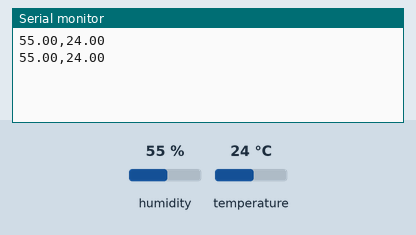
Recording of a sketch running on a simulated Arduino Uno, built with avr-gcc and run on an emulated ATmega328P. On the bench: the last lines printed to the serial monitor. The inputs (shaded band) are chosen by the test bench; at power-on: humidity 55 %, temperature 24 °C.

Above: at 2.8 s.
2.9 s: humidity set to 22 %
At 4.6 s:
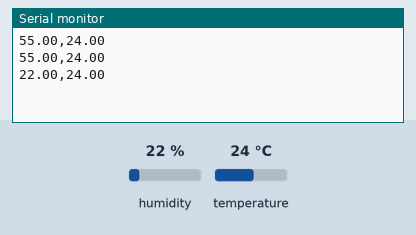
5.6 s: temperature set to 12 °C
At 6.4 s:
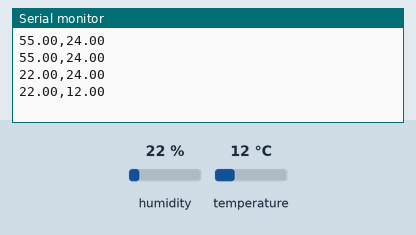
8.3 s: humidity set to 40 %
At 11.1 s:
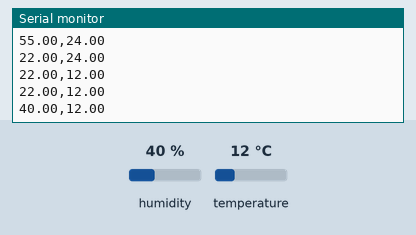
Timing chart, 0 to 12.6 s (numbered marks = the images above; inputs shaded):
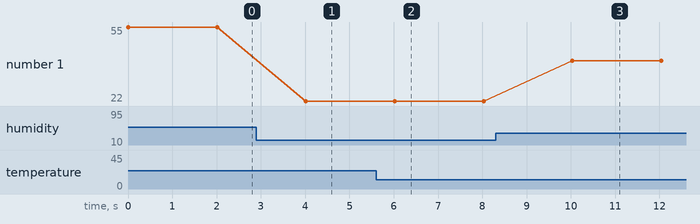

Measured:
- after the input at 2.9 s, the serial monitor: prints a new line after 1.1 s (image 1)
- after the input at 5.6 s, the serial monitor: prints a new line after 0.42 s (image 2)
- after the input at 8.3 s, the serial monitor: prints a new line after 1.7 s (image 3)
- plotted number 1: 55 → 22 after the input at 2.9 s, 22 → 40 after the input at 8.3 s

The sketch:

DHT22_code_excel_v1.ino
```cpp
/*  Temperature humidity sensor */
#include <DHT.h>
#define datapin 7     // Digital  pin we're connected to
#define DHTTYPE DHT22
DHT dht(datapin, DHTTYPE);

void setup() {
  // put your setup code here, to run once:
  Serial.begin(9600);
  dht.begin();
}

void loop() {
  // put your main code here, to run repeatedly:
  /* Find Temperature & Humidity */
  float air_temp = dht.readTemperature();
  float humidity = dht.readHumidity();

/* //Print temp and humidity values to serial monitor
  Serial.print("Humidity: ");
  Serial.print(humidity);
  Serial.print(" %, Temp: ");
  Serial.print(air_temp);
  Serial.println(" Celsius");
*/

 // Print for graphing
  Serial.print(humidity);
  Serial.print(",");
  Serial.print(air_temp);
  Serial.println();
  delay(2000);
}
```
